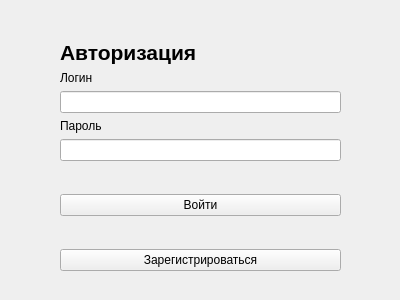
<?xml version="1.0" encoding="UTF-8"?>
<ui version="4.0">
 <class>LoginWindow</class>
 <widget class="QWidget" name="LoginWindow">
  <property name="geometry">
   <rect>
    <x>0</x>
    <y>0</y>
    <width>400</width>
    <height>300</height>
   </rect>
  </property>
  <property name="windowTitle">
   <string>Авторизация</string>
  </property>
  <widget class="QWidget" name="verticalLayoutWidget">
   <property name="geometry">
    <rect>
     <x>60</x>
     <y>40</y>
     <width>281</width>
     <height>231</height>
    </rect>
   </property>
   <layout class="QVBoxLayout" name="verticalLayout">
    <item>
     <widget class="QLabel" name="label">
      <property name="font">
       <font>
        <pointsize>16</pointsize>
       </font>
      </property>
      <property name="text">
       <string>&lt;b&gt;Авторизация&lt;/b&gt;</string>
      </property>
     </widget>
    </item>
    <item>
     <widget class="QLabel" name="label_2">
      <property name="text">
       <string>Логин</string>
      </property>
     </widget>
    </item>
    <item>
     <widget class="QLineEdit" name="usernameEdit"/>
    </item>
    <item>
     <widget class="QLabel" name="label_3">
      <property name="text">
       <string>Пароль</string>
      </property>
     </widget>
    </item>
    <item>
     <widget class="QLineEdit" name="passwordEdit">
      <property name="echoMode">
       <enum>QLineEdit::Password</enum>
      </property>
     </widget>
    </item>
    <item>
     <spacer name="verticalSpacer">
      <property name="orientation">
       <enum>Qt::Vertical</enum>
      </property>
      <property name="sizeHint" stdset="0">
       <size>
        <width>20</width>
        <height>40</height>
       </size>
      </property>
     </spacer>
    </item>
    <item>
     <widget class="QPushButton" name="loginButton">
      <property name="text">
       <string>Войти</string>
      </property>
     </widget>
    </item>
    <item>
     <spacer name="verticalSpacer_2">
      <property name="orientation">
       <enum>Qt::Vertical</enum>
      </property>
      <property name="sizeHint" stdset="0">
       <size>
        <width>20</width>
        <height>40</height>
       </size>
      </property>
     </spacer>
    </item>
    <item>
     <widget class="QPushButton" name="registrationButton">
      <property name="text">
       <string>Зарегистрироваться</string>
      </property>
     </widget>
    </item>
   </layout>
  </widget>
 </widget>
 <resources/>
 <connections/>
</ui>
